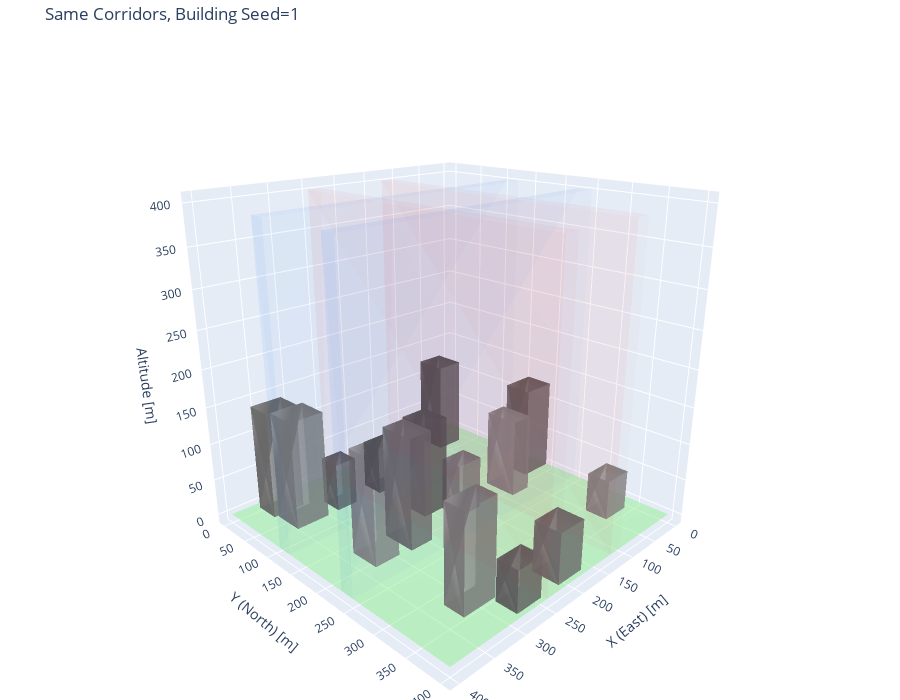
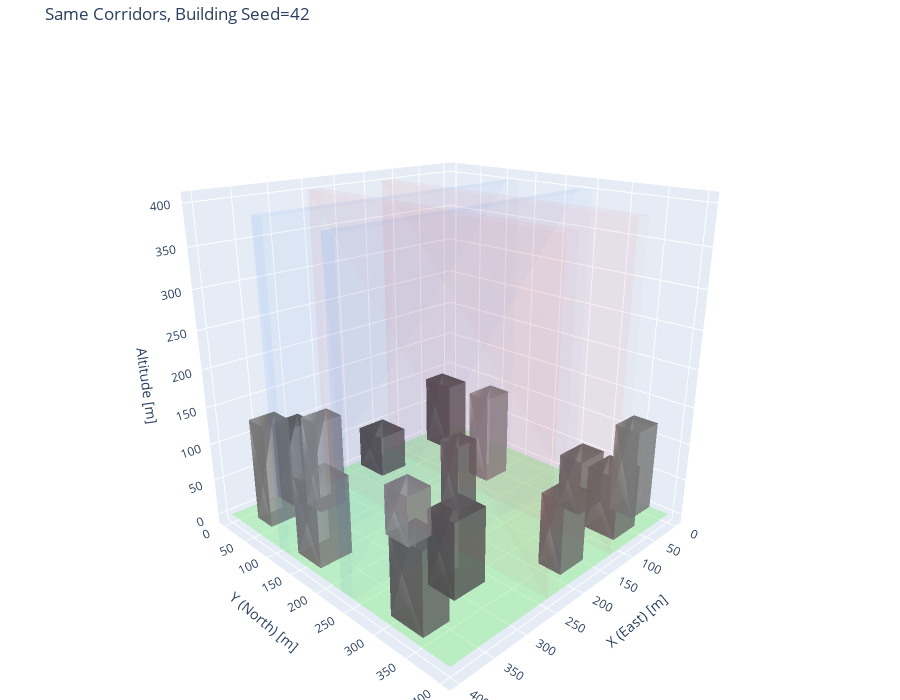
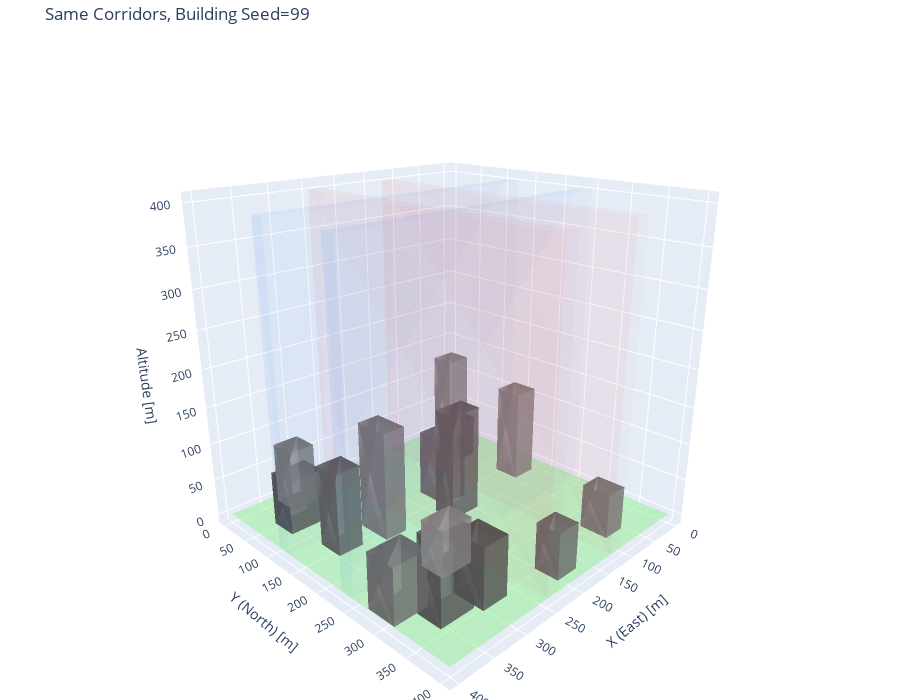

The code cell stored with these charts, in order, in its notebook:
### Markdown cell above
## Example 6: Same Corridors, Different Building Seeds

Shows how the same corridor layout can have different building arrangements.

### Code cell
# Fixed corridors
corridors = generate_corridors(num_ew=2, num_ns=2, width="20", spacing="120", seed=42)

for building_seed in [1, 42, 99]:
    buildings = generate_buildings(corridors, num_buildings=15, seed=building_seed)
    fig = visualize_urban_environment(
        corridors, buildings,
        title=f"Same Corridors, Building Seed={building_seed}"
    )
    fig.show()

### Figure 1 — Plotly figure (JSON) as saved in the notebook; plotly's stock layout.template omitted (floating-point values rounded to 4 significant figures)
{"data": [{"color": "lightgreen", "hoverinfo": "skip", "i": [0, 0], "j": [1, 2], "k": [2, 3], "name": "Ground", "opacity": 0.5, "type": "mesh3d", "x": [0, 400, 400, 0], "y": [0, 0, 400, 400], "z": [0, 0, 0, 0]}, {"color": "rgb(100, 100, 100)", "hovertemplate": "Building 0<br>Position: (53.4, 31.6)<br>Size: 39.0 x 43.0m<br>Height: 128.9m<extra></extra>", "i": [0, 0, 4, 4, 0, 1, 0, 3, 1, 2, 4, 5], "j": [1, 2, 5, 6, 1, 5, 3, 7, 2, 6, 5, 6], "k": [2, 3, 6, 7, 4, 4, 4, 4, 5, 5, 1, 2], "name": "Building 0", "opacity": 0.8, "type": "mesh3d", "x": [33.88, 72.87, 72.87, 33.88, 33.88, 72.87, 72.87, 33.88], "y": [10.12, 10.12, 53.15, 53.15, 10.12, 10.12, 53.15, 53.15], "z": [0, 0, 0, 0, 128.9, 128.9, 128.9, 128.9]}, {"color": "rgb(115, 115, 115)", "hovertemplate": "Building 1<br>Position: (24.1, 180.3)<br>Size: 46.7 x 38.7m<br>Height: 126.2m<extra></extra>", "i": [0, 0, 4, 4, 0, 1, 0, 3, 1, 2, 4, 5], "j": [1, 2, 5, 6, 1, 5, 3, 7, 2, 6, 5, 6], "k": [2, 3, 6, 7, 4, 4, 4, 4, 5, 5, 1, 2], "name": "Building 1", "opacity": 0.8, "type": "mesh3d", "x": [0.744, 47.46, 47.46, 0.744, 0.744, 47.46, 47.46, 0.744], "y": [160.9, 160.9, 199.6, 199.6, 160.9, 160.9, 199.6, 199.6], "z": [0, 0, 0, 0, 126.2, 126.2, 126.2, 126.2]}, {"color": "rgb(130, 130, 130)", "hovertemplate": "Building 2<br>Position: (342.7, 28.5)<br>Size: 44.4 x 34.6m<br>Height: 144.5m<extra></extra>", "i": [0, 0, 4, 4, 0, 1, 0, 3, 1, 2, 4, 5], "j": [1, 2, 5, 6, 1, 5, 3, 7, 2, 6, 5, 6], "k": [2, 3, 6, 7, 4, 4, 4, 4, 5, 5, 1, 2], "name": "Building 2", "opacity": 0.8, "type": "mesh3d", "x": [320.5, 365.0, 365.0, 320.5, 320.5, 365.0, 365.0, 320.5], "y": [11.18, 11.18, 45.75, 45.75, 11.18, 11.18, 45.75, 45.75], "z": [0, 0, 0, 0, 144.5, 144.5, 144.5, 144.5]}, {"color": "rgb(145, 145, 145)", "hovertemplate": "Building 3<br>Position: (177.5, 198.5)<br>Size: 38.4 x 30.6m<br>Height: 72.2m<extra></extra>", "i": [0, 0, 4, 4, 0, 1, 0, 3, 1, 2, 4, 5], "j": [1, 2, 5, 6, 1, 5, 3, 7, 2, 6, 5, 6], "k": [2, 3, 6, 7, 4, 4, 4, 4, 5, 5, 1, 2], "name": "Building 3", "opacity": 0.8, "type": "mesh3d", "x": [158.3, 196.8, 196.8, 158.3, 158.3, 196.8, 196.8, 158.3], "y": [183.2, 183.2, 213.7, 213.7, 183.2, 183.2, 213.7, 213.7], "z": [0, 0, 0, 0, 72.17, 72.17, 72.17, 72.17]}, {"color": "rgb(160, 160, 160)", "hovertemplate": "Building 4<br>Position: (326.0, 201.9)<br>Size: 36.1 x 41.8m<br>Height: 138.2m<extra></extra>", "i": [0, 0, 4, 4, 0, 1, 0, 3, 1, 2, 4, 5], "j": [1, 2, 5, 6, 1, 5, 3, 7, 2, 6, 5, 6], "k": [2, 3, 6, 7, 4, 4, 4, 4, 5, 5, 1, 2], "name": "Building 4", "opacity": 0.8, "type": "mesh3d", "x": [308.0, 344.0, 344.0, 308.0, 308.0, 344.0, 344.0, 308.0], "y": [181.0, 181.0, 222.8, 222.8, 181.0, 181.0, 222.8, 222.8], "z": [0, 0, 0, 0, 138.2, 138.2, 138.2, 138.2]}, {"color": "rgb(100, 100, 100)", "hovertemplate": "Building 5<br>Position: (207.6, 161.6)<br>Size: 38.8 x 40.2m<br>Height: 127.8m<extra></extra>", "i": [0, 0, 4, 4, 0, 1, 0, 3, 1, 2, 4, 5], "j": [1, 2, 5, 6, 1, 5, 3, 7, 2, 6, 5, 6], "k": [2, 3, 6, 7, 4, 4, 4, 4, 5, 5, 1, 2], "name": "Building 5", "opacity": 0.8, "type": "mesh3d", "x": [188.2, 227.0, 227.0, 188.2, 188.2, 227.0, 227.0, 188.2], "y": [141.5, 141.5, 181.7, 181.7, 141.5, 141.5, 181.7, 181.7], "z": [0, 0, 0, 0, 127.8, 127.8, 127.8, 127.8]}, {"color": "rgb(115, 115, 115)", "hovertemplate": "Building 6<br>Position: (273.3, 378.5)<br>Size: 39.8 x 30.6m<br>Height: 54.3m<extra></extra>", "i": [0, 0, 4, 4, 0, 1, 0, 3, 1, 2, 4, 5], "j": [1, 2, 5, 6, 1, 5, 3, 7, 2, 6, 5, 6], "k": [2, 3, 6, 7, 4, 4, 4, 4, 5, 5, 1, 2], "name": "Building 6", "opacity": 0.8, "type": "mesh3d", "x": [253.4, 293.2, 293.2, 253.4, 253.4, 293.2, 293.2, 253.4], "y": [363.2, 363.2, 393.8, 393.8, 363.2, 363.2, 393.8, 393.8], "z": [0, 0, 0, 0, 54.35, 54.35, 54.35, 54.35]}, {"color": "rgb(130, 130, 130)", "hovertemplate": "Building 7<br>Position: (200.8, 374.6)<br>Size: 41.9 x 37.9m<br>Height: 67.0m<extra></extra>", "i": [0, 0, 4, 4, 0, 1, 0, 3, 1, 2, 4, 5], "j": [1, 2, 5, 6, 1, 5, 3, 7, 2, 6, 5, 6], "k": [2, 3, 6, 7, 4, 4, 4, 4, 5, 5, 1, 2], "name": "Building 7", "opacity": 0.8, "type": "mesh3d", "x": [179.9, 221.7, 221.7, 179.9, 179.9, 221.7, 221.7, 179.9], "y": [355.6, 355.6, 393.5, 393.5, 355.6, 355.6, 393.5, 393.5], "z": [0, 0, 0, 0, 67.03, 67.03, 67.03, 67.03]}, {"color": "rgb(145, 145, 145)", "hovertemplate": "Building 8<br>Position: (312.4, 342.8)<br>Size: 49.1 x 30.1m<br>Height: 128.4m<extra></extra>", "i": [0, 0, 4, 4, 0, 1, 0, 3, 1, 2, 4, 5], "j": [1, 2, 5, 6, 1, 5, 3, 7, 2, 6, 5, 6], "k": [2, 3, 6, 7, 4, 4, 4, 4, 5, 5, 1, 2], "name": "Building 8", "opacity": 0.8, "type": "mesh3d", "x": [287.9, 337.0, 337.0, 287.9, 287.9, 337.0, 337.0, 287.9], "y": [327.8, 327.8, 357.9, 357.9, 327.8, 327.8, 357.9, 357.9], "z": [0, 0, 0, 0, 128.4, 128.4, 128.4, 128.4]}, {"color": "rgb(160, 160, 160)", "hovertemplate": "Building 9<br>Position: (89.3, 201.7)<br>Size: 31.1 x 47.4m<br>Height: 107.0m<extra></extra>", "i": [0, 0, 4, 4, 0, 1, 0, 3, 1, 2, 4, 5], "j": [1, 2, 5, 6, 1, 5, 3, 7, 2, 6, 5, 6], "k": [2, 3, 6, 7, 4, 4, 4, 4, 5, 5, 1, 2], "name": "Building 9", "opacity": 0.8, "type": "mesh3d", "x": [73.72, 104.8, 104.8, 73.72, 73.72, 104.8, 104.8, 73.72], "y": [178.0, 178.0, 225.4, 225.4, 178.0, 178.0, 225.4, 225.4], "z": [0, 0, 0, 0, 107.0, 107.0, 107.0, 107.0]}, {"color": "rgb(100, 100, 100)", "hovertemplate": "Building 10<br>Position: (209.9, 77.7)<br>Size: 36.9 x 31.4m<br>Height: 66.0m<extra></extra>", "i": [0, 0, 4, 4, 0, 1, 0, 3, 1, 2, 4, 5], "j": [1, 2, 5, 6, 1, 5, 3, 7, 2, 6, 5, 6], "k": [2, 3, 6, 7, 4, 4, 4, 4, 5, 5, 1, 2], "name": "Building 10", "opacity": 0.8, "type": "mesh3d", "x": [191.5, 228.4, 228.4, 191.5, 191.5, 228.4, 228.4, 191.5], "y": [61.98, 61.98, 93.37, 93.37, 61.98, 61.98, 93.37, 93.37], "z": [0, 0, 0, 0, 65.96, 65.96, 65.96, 65.96]}, {"color": "rgb(115, 115, 115)", "hovertemplate": "Building 11<br>Position: (280.9, 74.4)<br>Size: 30.4 x 30.4m<br>Height: 64.6m<extra></extra>", "i": [0, 0, 4, 4, 0, 1, 0, 3, 1, 2, 4, 5], "j": [1, 2, 5, 6, 1, 5, 3, 7, 2, 6, 5, 6], "k": [2, 3, 6, 7, 4, 4, 4, 4, 5, 5, 1, 2], "name": "Building 11", "opacity": 0.8, "type": "mesh3d", "x": [265.7, 296.1, 296.1, 265.7, 265.7, 296.1, 296.1, 265.7], "y": [59.23, 59.23, 89.58, 89.58, 59.23, 59.23, 89.58, 89.58], "z": [0, 0, 0, 0, 64.65, 64.65, 64.65, 64.65]}, {"color": "rgb(130, 130, 130)", "hovertemplate": "Building 12<br>Position: (274.8, 203.1)<br>Size: 33.4 x 47.4m<br>Height: 147.4m<extra></extra>", "i": [0, 0, 4, 4, 0, 1, 0, 3, 1, 2, 4, 5], "j": [1, 2, 5, 6, 1, 5, 3, 7, 2, 6, 5, 6], "k": [2, 3, 6, 7, 4, 4, 4, 4, 5, 5, 1, 2], "name": "Building 12", "opacity": 0.8, "type": "mesh3d", "x": [258.1, 291.5, 291.5, 258.1, 258.1, 291.5, 291.5, 258.1], "y": [179.5, 179.5, 226.8, 226.8, 179.5, 179.5, 226.8, 226.8], "z": [0, 0, 0, 0, 147.4, 147.4, 147.4, 147.4]}, {"color": "rgb(145, 145, 145)", "hovertemplate": "Building 13<br>Position: (336.6, 69.5)<br>Size: 47.3 x 42.1m<br>Height: 145.4m<extra></extra>", "i": [0, 0, 4, 4, 0, 1, 0, 3, 1, 2, 4, 5], "j": [1, 2, 5, 6, 1, 5, 3, 7, 2, 6, 5, 6], "k": [2, 3, 6, 7, 4, 4, 4, 4, 5, 5, 1, 2], "name": "Building 13", "opacity": 0.8, "type": "mesh3d", "x": [312.9, 360.2, 360.2, 312.9, 312.9, 360.2, 360.2, 312.9], "y": [48.44, 48.44, 90.52, 90.52, 48.44, 48.44, 90.52, 90.52], "z": [0, 0, 0, 0, 145.4, 145.4, 145.4, 145.4]}, {"color": "rgb(160, 160, 160)", "hovertemplate": "Building 14<br>Position: (46.8, 334.7)<br>Size: 41.0 x 32.1m<br>Height: 53.9m<extra></extra>", "i": [0, 0, 4, 4, 0, 1, 0, 3, 1, 2, 4, 5], "j": [1, 2, 5, 6, 1, 5, 3, 7, 2, 6, 5, 6], "k": [2, 3, 6, 7, 4, 4, 4, 4, 5, 5, 1, 2], "name": "Building 14", "opacity": 0.8, "type": "mesh3d", "x": [26.27, 67.3, 67.3, 26.27, 26.27, 67.3, 67.3, 26.27], "y": [318.7, 318.7, 350.8, 350.8, 318.7, 318.7, 350.8, 350.8], "z": [0, 0, 0, 0, 53.91, 53.91, 53.91, 53.91]}, {"color": "rgba(0, 100, 255, 0.15)", "hovertemplate": "Corridor 0<br>Direction: EW<br>Center: 120.0m<br>Width: 20.0m<extra></extra>", "i": [0, 0, 4, 4, 0, 1, 0, 3, 1, 2, 4, 5], "j": [1, 2, 5, 6, 1, 5, 3, 7, 2, 6, 5, 6], "k": [2, 3, 6, 7, 4, 4, 4, 4, 5, 5, 1, 2], "name": "EW corridor 0", "opacity": 0.15, "type": "mesh3d", "x": [0, 400, 400, 0, 0, 400, 400, 0], "y": [110, 110, 130, 130, 110, 110, 130, 130], "z": [0, 0, 0, 0, 400, 400, 400, 400]}, {"color": "rgba(0, 100, 255, 0.15)", "hovertemplate": "Corridor 1<br>Direction: EW<br>Center: 240.0m<br>Width: 20.0m<extra></extra>", "i": [0, 0, 4, 4, 0, 1, 0, 3, 1, 2, 4, 5], "j": [1, 2, 5, 6, 1, 5, 3, 7, 2, 6, 5, 6], "k": [2, 3, 6, 7, 4, 4, 4, 4, 5, 5, 1, 2], "name": "EW corridor 1", "opacity": 0.15, "type": "mesh3d", "x": [0, 400, 400, 0, 0, 400, 400, 0], "y": [230, 230, 250, 250, 230, 230, 250, 250], "z": [0, 0, 0, 0, 400, 400, 400, 400]}, {"color": "rgba(255, 50, 50, 0.15)", "hovertemplate": "Corridor 2<br>Direction: NS<br>Center: 120.0m<br>Width: 20.0m<extra></extra>", "i": [0, 0, 4, 4, 0, 1, 0, 3, 1, 2, 4, 5], "j": [1, 2, 5, 6, 1, 5, 3, 7, 2, 6, 5, 6], "k": [2, 3, 6, 7, 4, 4, 4, 4, 5, 5, 1, 2], "name": "NS corridor 2", "opacity": 0.15, "type": "mesh3d", "x": [110, 130, 130, 110, 110, 130, 130, 110], "y": [0, 0, 400, 400, 0, 0, 400, 400], "z": [0, 0, 0, 0, 400, 400, 400, 400]}, {"color": "rgba(255, 50, 50, 0.15)", "hovertemplate": "Corridor 3<br>Direction: NS<br>Center: 240.0m<br>Width: 20.0m<extra></extra>", "i": [0, 0, 4, 4, 0, 1, 0, 3, 1, 2, 4, 5], "j": [1, 2, 5, 6, 1, 5, 3, 7, 2, 6, 5, 6], "k": [2, 3, 6, 7, 4, 4, 4, 4, 5, 5, 1, 2], "name": "NS corridor 3", "opacity": 0.15, "type": "mesh3d", "x": [230, 250, 250, 230, 230, 250, 250, 230], "y": [0, 0, 400, 400, 0, 0, 400, 400], "z": [0, 0, 0, 0, 400, 400, 400, 400]}], "layout": {"height": 700, "margin": {"b": 0, "l": 0, "r": 0, "t": 40}, "scene": {"aspectmode": "data", "camera": {"eye": {"x": 1.5, "y": 1.5, "z": 0.8}}, "xaxis": {"title": {"text": "X (East) [m]"}}, "yaxis": {"title": {"text": "Y (North) [m]"}}, "zaxis": {"title": {"text": "Altitude [m]"}}}, "title": {"text": "Same Corridors, Building Seed=1"}}}

### Figure 2 — Plotly figure (JSON) as saved in the notebook; plotly's stock layout.template omitted (floating-point values rounded to 4 significant figures)
{"data": [{"color": "lightgreen", "hoverinfo": "skip", "i": [0, 0], "j": [1, 2], "k": [2, 3], "name": "Ground", "opacity": 0.5, "type": "mesh3d", "x": [0, 400, 400, 0], "y": [0, 0, 400, 400], "z": [0, 0, 0, 0]}, {"color": "rgb(100, 100, 100)", "hovertemplate": "Building 0<br>Position: (172.2, 34.4)<br>Size: 43.5 x 47.8m<br>Height: 58.7m<extra></extra>", "i": [0, 0, 4, 4, 0, 1, 0, 3, 1, 2, 4, 5], "j": [1, 2, 5, 6, 1, 5, 3, 7, 2, 6, 5, 6], "k": [2, 3, 6, 7, 4, 4, 4, 4, 5, 5, 1, 2], "name": "Building 0", "opacity": 0.8, "type": "mesh3d", "x": [150.4, 193.9, 193.9, 150.4, 150.4, 193.9, 193.9, 150.4], "y": [10.49, 10.49, 58.34, 58.34, 10.49, 10.49, 58.34, 58.34], "z": [0, 0, 0, 0, 58.69, 58.69, 58.69, 58.69]}, {"color": "rgb(115, 115, 115)", "hovertemplate": "Building 1<br>Position: (311.1, 19.6)<br>Size: 40.9 x 34.4m<br>Height: 108.9m<extra></extra>", "i": [0, 0, 4, 4, 0, 1, 0, 3, 1, 2, 4, 5], "j": [1, 2, 5, 6, 1, 5, 3, 7, 2, 6, 5, 6], "k": [2, 3, 6, 7, 4, 4, 4, 4, 5, 5, 1, 2], "name": "Building 1", "opacity": 0.8, "type": "mesh3d", "x": [290.7, 331.6, 331.6, 290.7, 290.7, 331.6, 331.6, 290.7], "y": [2.376, 2.376, 36.78, 36.78, 2.376, 2.376, 36.78, 36.78], "z": [0, 0, 0, 0, 108.9, 108.9, 108.9, 108.9]}, {"color": "rgb(130, 130, 130)", "hovertemplate": "Building 2<br>Position: (78.1, 362.8)<br>Size: 46.1 x 44.0m<br>Height: 84.0m<extra></extra>", "i": [0, 0, 4, 4, 0, 1, 0, 3, 1, 2, 4, 5], "j": [1, 2, 5, 6, 1, 5, 3, 7, 2, 6, 5, 6], "k": [2, 3, 6, 7, 4, 4, 4, 4, 5, 5, 1, 2], "name": "Building 2", "opacity": 0.8, "type": "mesh3d", "x": [55.02, 101.1, 101.1, 55.02, 55.02, 101.1, 101.1, 55.02], "y": [340.8, 340.8, 384.8, 384.8, 340.8, 340.8, 384.8, 384.8], "z": [0, 0, 0, 0, 84.03, 84.03, 84.03, 84.03]}, {"color": "rgb(145, 145, 145)", "hovertemplate": "Building 3<br>Position: (367.4, 156.8)<br>Size: 46.1 x 44.6m<br>Height: 103.6m<extra></extra>", "i": [0, 0, 4, 4, 0, 1, 0, 3, 1, 2, 4, 5], "j": [1, 2, 5, 6, 1, 5, 3, 7, 2, 6, 5, 6], "k": [2, 3, 6, 7, 4, 4, 4, 4, 5, 5, 1, 2], "name": "Building 3", "opacity": 0.8, "type": "mesh3d", "x": [344.3, 390.5, 390.5, 344.3, 344.3, 390.5, 390.5, 344.3], "y": [134.5, 134.5, 179.1, 179.1, 134.5, 134.5, 179.1, 179.1], "z": [0, 0, 0, 0, 103.6, 103.6, 103.6, 103.6]}, {"color": "rgb(160, 160, 160)", "hovertemplate": "Building 4<br>Position: (79.6, 155.8)<br>Size: 42.2 x 33.4m<br>Height: 122.9m<extra></extra>", "i": [0, 0, 4, 4, 0, 1, 0, 3, 1, 2, 4, 5], "j": [1, 2, 5, 6, 1, 5, 3, 7, 2, 6, 5, 6], "k": [2, 3, 6, 7, 4, 4, 4, 4, 5, 5, 1, 2], "name": "Building 4", "opacity": 0.8, "type": "mesh3d", "x": [58.47, 100.7, 100.7, 58.47, 58.47, 100.7, 100.7, 58.47], "y": [139.1, 139.1, 172.5, 172.5, 139.1, 139.1, 172.5, 172.5], "z": [0, 0, 0, 0, 122.9, 122.9, 122.9, 122.9]}, {"color": "rgb(100, 100, 100)", "hovertemplate": "Building 5<br>Position: (50.4, 41.5)<br>Size: 34.4 x 50.0m<br>Height: 101.0m<extra></extra>", "i": [0, 0, 4, 4, 0, 1, 0, 3, 1, 2, 4, 5], "j": [1, 2, 5, 6, 1, 5, 3, 7, 2, 6, 5, 6], "k": [2, 3, 6, 7, 4, 4, 4, 4, 5, 5, 1, 2], "name": "Building 5", "opacity": 0.8, "type": "mesh3d", "x": [33.24, 67.62, 67.62, 33.24, 33.24, 67.62, 67.62, 33.24], "y": [16.49, 16.49, 66.44, 66.44, 16.49, 16.49, 66.44, 66.44], "z": [0, 0, 0, 0, 101.0, 101.0, 101.0, 101.0]}, {"color": "rgb(115, 115, 115)", "hovertemplate": "Building 6<br>Position: (370.7, 326.3)<br>Size: 37.6 x 49.9m<br>Height: 102.9m<extra></extra>", "i": [0, 0, 4, 4, 0, 1, 0, 3, 1, 2, 4, 5], "j": [1, 2, 5, 6, 1, 5, 3, 7, 2, 6, 5, 6], "k": [2, 3, 6, 7, 4, 4, 4, 4, 5, 5, 1, 2], "name": "Building 6", "opacity": 0.8, "type": "mesh3d", "x": [351.9, 389.5, 389.5, 351.9, 351.9, 389.5, 389.5, 351.9], "y": [301.3, 301.3, 351.3, 351.3, 301.3, 301.3, 351.3, 351.3], "z": [0, 0, 0, 0, 102.9, 102.9, 102.9, 102.9]}, {"color": "rgb(130, 130, 130)", "hovertemplate": "Building 7<br>Position: (183.5, 366.9)<br>Size: 42.8 x 32.2m<br>Height: 93.5m<extra></extra>", "i": [0, 0, 4, 4, 0, 1, 0, 3, 1, 2, 4, 5], "j": [1, 2, 5, 6, 1, 5, 3, 7, 2, 6, 5, 6], "k": [2, 3, 6, 7, 4, 4, 4, 4, 5, 5, 1, 2], "name": "Building 7", "opacity": 0.8, "type": "mesh3d", "x": [162.1, 204.9, 204.9, 162.1, 162.1, 204.9, 204.9, 162.1], "y": [350.8, 350.8, 383.0, 383.0, 350.8, 350.8, 383.0, 383.0], "z": [0, 0, 0, 0, 93.48, 93.48, 93.48, 93.48]}, {"color": "rgb(145, 145, 145)", "hovertemplate": "Building 8<br>Position: (362.6, 47.2)<br>Size: 36.2 x 31.2m<br>Height: 137.8m<extra></extra>", "i": [0, 0, 4, 4, 0, 1, 0, 3, 1, 2, 4, 5], "j": [1, 2, 5, 6, 1, 5, 3, 7, 2, 6, 5, 6], "k": [2, 3, 6, 7, 4, 4, 4, 4, 5, 5, 1, 2], "name": "Building 8", "opacity": 0.8, "type": "mesh3d", "x": [344.5, 380.7, 380.7, 344.5, 344.5, 380.7, 380.7, 344.5], "y": [31.59, 31.59, 62.75, 62.75, 31.59, 31.59, 62.75, 62.75], "z": [0, 0, 0, 0, 137.8, 137.8, 137.8, 137.8]}, {"color": "rgb(160, 160, 160)", "hovertemplate": "Building 9<br>Position: (295.8, 63.0)<br>Size: 39.7 x 31.4m<br>Height: 126.1m<extra></extra>", "i": [0, 0, 4, 4, 0, 1, 0, 3, 1, 2, 4, 5], "j": [1, 2, 5, 6, 1, 5, 3, 7, 2, 6, 5, 6], "k": [2, 3, 6, 7, 4, 4, 4, 4, 5, 5, 1, 2], "name": "Building 9", "opacity": 0.8, "type": "mesh3d", "x": [275.9, 315.6, 315.6, 275.9, 275.9, 315.6, 315.6, 275.9], "y": [47.33, 47.33, 78.71, 78.71, 47.33, 47.33, 78.71, 78.71], "z": [0, 0, 0, 0, 126.1, 126.1, 126.1, 126.1]}, {"color": "rgb(100, 100, 100)", "hovertemplate": "Building 10<br>Position: (300.0, 310.3)<br>Size: 48.7 x 41.4m<br>Height: 97.3m<extra></extra>", "i": [0, 0, 4, 4, 0, 1, 0, 3, 1, 2, 4, 5], "j": [1, 2, 5, 6, 1, 5, 3, 7, 2, 6, 5, 6], "k": [2, 3, 6, 7, 4, 4, 4, 4, 5, 5, 1, 2], "name": "Building 10", "opacity": 0.8, "type": "mesh3d", "x": [275.6, 324.3, 324.3, 275.6, 275.6, 324.3, 324.3, 275.6], "y": [289.6, 289.6, 331.0, 331.0, 289.6, 289.6, 331.0, 331.0], "z": [0, 0, 0, 0, 97.27, 97.27, 97.27, 97.27]}, {"color": "rgb(115, 115, 115)", "hovertemplate": "Building 11<br>Position: (172.0, 187.9)<br>Size: 33.8 x 31.9m<br>Height: 93.1m<extra></extra>", "i": [0, 0, 4, 4, 0, 1, 0, 3, 1, 2, 4, 5], "j": [1, 2, 5, 6, 1, 5, 3, 7, 2, 6, 5, 6], "k": [2, 3, 6, 7, 4, 4, 4, 4, 5, 5, 1, 2], "name": "Building 11", "opacity": 0.8, "type": "mesh3d", "x": [155.1, 188.9, 188.9, 155.1, 155.1, 188.9, 188.9, 155.1], "y": [171.9, 171.9, 203.8, 203.8, 171.9, 171.9, 203.8, 203.8], "z": [0, 0, 0, 0, 93.11, 93.11, 93.11, 93.11]}, {"color": "rgb(130, 130, 130)", "hovertemplate": "Building 12<br>Position: (60.2, 302.5)<br>Size: 48.0 x 34.2m<br>Height: 75.0m<extra></extra>", "i": [0, 0, 4, 4, 0, 1, 0, 3, 1, 2, 4, 5], "j": [1, 2, 5, 6, 1, 5, 3, 7, 2, 6, 5, 6], "k": [2, 3, 6, 7, 4, 4, 4, 4, 5, 5, 1, 2], "name": "Building 12", "opacity": 0.8, "type": "mesh3d", "x": [36.19, 84.16, 84.16, 36.19, 36.19, 84.16, 84.16, 36.19], "y": [285.4, 285.4, 319.6, 319.6, 285.4, 285.4, 319.6, 319.6], "z": [0, 0, 0, 0, 74.95, 74.95, 74.95, 74.95]}, {"color": "rgb(145, 145, 145)", "hovertemplate": "Building 13<br>Position: (21.4, 355.3)<br>Size: 41.5 x 35.1m<br>Height: 120.9m<extra></extra>", "i": [0, 0, 4, 4, 0, 1, 0, 3, 1, 2, 4, 5], "j": [1, 2, 5, 6, 1, 5, 3, 7, 2, 6, 5, 6], "k": [2, 3, 6, 7, 4, 4, 4, 4, 5, 5, 1, 2], "name": "Building 13", "opacity": 0.8, "type": "mesh3d", "x": [0.6063, 42.14, 42.14, 0.6063, 0.6063, 42.14, 42.14, 0.6063], "y": [337.7, 337.7, 372.8, 372.8, 337.7, 337.7, 372.8, 372.8], "z": [0, 0, 0, 0, 120.9, 120.9, 120.9, 120.9]}, {"color": "rgb(160, 160, 160)", "hovertemplate": "Building 14<br>Position: (271.0, 198.0)<br>Size: 38.3 x 42.6m<br>Height: 69.4m<extra></extra>", "i": [0, 0, 4, 4, 0, 1, 0, 3, 1, 2, 4, 5], "j": [1, 2, 5, 6, 1, 5, 3, 7, 2, 6, 5, 6], "k": [2, 3, 6, 7, 4, 4, 4, 4, 5, 5, 1, 2], "name": "Building 14", "opacity": 0.8, "type": "mesh3d", "x": [251.9, 290.2, 290.2, 251.9, 251.9, 290.2, 290.2, 251.9], "y": [176.7, 176.7, 219.3, 219.3, 176.7, 176.7, 219.3, 219.3], "z": [0, 0, 0, 0, 69.44, 69.44, 69.44, 69.44]}, {"color": "rgba(0, 100, 255, 0.15)", "hovertemplate": "Corridor 0<br>Direction: EW<br>Center: 120.0m<br>Width: 20.0m<extra></extra>", "i": [0, 0, 4, 4, 0, 1, 0, 3, 1, 2, 4, 5], "j": [1, 2, 5, 6, 1, 5, 3, 7, 2, 6, 5, 6], "k": [2, 3, 6, 7, 4, 4, 4, 4, 5, 5, 1, 2], "name": "EW corridor 0", "opacity": 0.15, "type": "mesh3d", "x": [0, 400, 400, 0, 0, 400, 400, 0], "y": [110, 110, 130, 130, 110, 110, 130, 130], "z": [0, 0, 0, 0, 400, 400, 400, 400]}, {"color": "rgba(0, 100, 255, 0.15)", "hovertemplate": "Corridor 1<br>Direction: EW<br>Center: 240.0m<br>Width: 20.0m<extra></extra>", "i": [0, 0, 4, 4, 0, 1, 0, 3, 1, 2, 4, 5], "j": [1, 2, 5, 6, 1, 5, 3, 7, 2, 6, 5, 6], "k": [2, 3, 6, 7, 4, 4, 4, 4, 5, 5, 1, 2], "name": "EW corridor 1", "opacity": 0.15, "type": "mesh3d", "x": [0, 400, 400, 0, 0, 400, 400, 0], "y": [230, 230, 250, 250, 230, 230, 250, 250], "z": [0, 0, 0, 0, 400, 400, 400, 400]}, {"color": "rgba(255, 50, 50, 0.15)", "hovertemplate": "Corridor 2<br>Direction: NS<br>Center: 120.0m<br>Width: 20.0m<extra></extra>", "i": [0, 0, 4, 4, 0, 1, 0, 3, 1, 2, 4, 5], "j": [1, 2, 5, 6, 1, 5, 3, 7, 2, 6, 5, 6], "k": [2, 3, 6, 7, 4, 4, 4, 4, 5, 5, 1, 2], "name": "NS corridor 2", "opacity": 0.15, "type": "mesh3d", "x": [110, 130, 130, 110, 110, 130, 130, 110], "y": [0, 0, 400, 400, 0, 0, 400, 400], "z": [0, 0, 0, 0, 400, 400, 400, 400]}, {"color": "rgba(255, 50, 50, 0.15)", "hovertemplate": "Corridor 3<br>Direction: NS<br>Center: 240.0m<br>Width: 20.0m<extra></extra>", "i": [0, 0, 4, 4, 0, 1, 0, 3, 1, 2, 4, 5], "j": [1, 2, 5, 6, 1, 5, 3, 7, 2, 6, 5, 6], "k": [2, 3, 6, 7, 4, 4, 4, 4, 5, 5, 1, 2], "name": "NS corridor 3", "opacity": 0.15, "type": "mesh3d", "x": [230, 250, 250, 230, 230, 250, 250, 230], "y": [0, 0, 400, 400, 0, 0, 400, 400], "z": [0, 0, 0, 0, 400, 400, 400, 400]}], "layout": {"height": 700, "margin": {"b": 0, "l": 0, "r": 0, "t": 40}, "scene": {"aspectmode": "data", "camera": {"eye": {"x": 1.5, "y": 1.5, "z": 0.8}}, "xaxis": {"title": {"text": "X (East) [m]"}}, "yaxis": {"title": {"text": "Y (North) [m]"}}, "zaxis": {"title": {"text": "Altitude [m]"}}}, "title": {"text": "Same Corridors, Building Seed=42"}}}

### Figure 3 — Plotly figure (JSON) as saved in the notebook; plotly's stock layout.template omitted (floating-point values rounded to 4 significant figures)
{"data": [{"color": "lightgreen", "hoverinfo": "skip", "i": [0, 0], "j": [1, 2], "k": [2, 3], "name": "Ground", "opacity": 0.5, "type": "mesh3d", "x": [0, 400, 400, 0], "y": [0, 0, 400, 400], "z": [0, 0, 0, 0]}, {"color": "rgb(100, 100, 100)", "hovertemplate": "Building 0<br>Position: (347.5, 76.9)<br>Size: 49.5 x 37.2m<br>Height: 71.6m<extra></extra>", "i": [0, 0, 4, 4, 0, 1, 0, 3, 1, 2, 4, 5], "j": [1, 2, 5, 6, 1, 5, 3, 7, 2, 6, 5, 6], "k": [2, 3, 6, 7, 4, 4, 4, 4, 5, 5, 1, 2], "name": "Building 0", "opacity": 0.8, "type": "mesh3d", "x": [322.7, 372.2, 372.2, 322.7, 322.7, 372.2, 372.2, 322.7], "y": [58.35, 58.35, 95.5, 95.5, 58.35, 58.35, 95.5, 95.5], "z": [0, 0, 0, 0, 71.58, 71.58, 71.58, 71.58]}, {"color": "rgb(115, 115, 115)", "hovertemplate": "Building 1<br>Position: (72.5, 82.1)<br>Size: 42.2 x 38.2m<br>Height: 59.6m<extra></extra>", "i": [0, 0, 4, 4, 0, 1, 0, 3, 1, 2, 4, 5], "j": [1, 2, 5, 6, 1, 5, 3, 7, 2, 6, 5, 6], "k": [2, 3, 6, 7, 4, 4, 4, 4, 5, 5, 1, 2], "name": "Building 1", "opacity": 0.8, "type": "mesh3d", "x": [51.41, 93.57, 93.57, 51.41, 51.41, 93.57, 93.57, 51.41], "y": [63.01, 63.01, 101.2, 101.2, 63.01, 63.01, 101.2, 101.2], "z": [0, 0, 0, 0, 59.65, 59.65, 59.65, 59.65]}, {"color": "rgb(130, 130, 130)", "hovertemplate": "Building 2<br>Position: (168.9, 154.4)<br>Size: 38.0 x 46.4m<br>Height: 89.9m<extra></extra>", "i": [0, 0, 4, 4, 0, 1, 0, 3, 1, 2, 4, 5], "j": [1, 2, 5, 6, 1, 5, 3, 7, 2, 6, 5, 6], "k": [2, 3, 6, 7, 4, 4, 4, 4, 5, 5, 1, 2], "name": "Building 2", "opacity": 0.8, "type": "mesh3d", "x": [149.9, 187.9, 187.9, 149.9, 149.9, 187.9, 187.9, 149.9], "y": [131.2, 131.2, 177.6, 177.6, 131.2, 131.2, 177.6, 177.6], "z": [0, 0, 0, 0, 89.94, 89.94, 89.94, 89.94]}, {"color": "rgb(145, 145, 145)", "hovertemplate": "Building 3<br>Position: (281.6, 164.3)<br>Size: 31.9 x 47.6m<br>Height: 142.3m<extra></extra>", "i": [0, 0, 4, 4, 0, 1, 0, 3, 1, 2, 4, 5], "j": [1, 2, 5, 6, 1, 5, 3, 7, 2, 6, 5, 6], "k": [2, 3, 6, 7, 4, 4, 4, 4, 5, 5, 1, 2], "name": "Building 3", "opacity": 0.8, "type": "mesh3d", "x": [265.7, 297.5, 297.5, 265.7, 265.7, 297.5, 297.5, 265.7], "y": [140.5, 140.5, 188.1, 188.1, 140.5, 140.5, 188.1, 188.1], "z": [0, 0, 0, 0, 142.3, 142.3, 142.3, 142.3]}, {"color": "rgb(160, 160, 160)", "hovertemplate": "Building 4<br>Position: (46.7, 177.4)<br>Size: 35.0 x 35.9m<br>Height: 125.2m<extra></extra>", "i": [0, 0, 4, 4, 0, 1, 0, 3, 1, 2, 4, 5], "j": [1, 2, 5, 6, 1, 5, 3, 7, 2, 6, 5, 6], "k": [2, 3, 6, 7, 4, 4, 4, 4, 5, 5, 1, 2], "name": "Building 4", "opacity": 0.8, "type": "mesh3d", "x": [29.25, 64.24, 64.24, 29.25, 29.25, 64.24, 64.24, 29.25], "y": [159.4, 159.4, 195.3, 195.3, 159.4, 159.4, 195.3, 195.3], "z": [0, 0, 0, 0, 125.2, 125.2, 125.2, 125.2]}, {"color": "rgb(100, 100, 100)", "hovertemplate": "Building 5<br>Position: (342.8, 336.7)<br>Size: 49.3 x 35.1m<br>Height: 100.3m<extra></extra>", "i": [0, 0, 4, 4, 0, 1, 0, 3, 1, 2, 4, 5], "j": [1, 2, 5, 6, 1, 5, 3, 7, 2, 6, 5, 6], "k": [2, 3, 6, 7, 4, 4, 4, 4, 5, 5, 1, 2], "name": "Building 5", "opacity": 0.8, "type": "mesh3d", "x": [318.2, 367.5, 367.5, 318.2, 318.2, 367.5, 367.5, 318.2], "y": [319.1, 319.1, 354.2, 354.2, 319.1, 319.1, 354.2, 354.2], "z": [0, 0, 0, 0, 100.3, 100.3, 100.3, 100.3]}, {"color": "rgb(115, 115, 115)", "hovertemplate": "Building 6<br>Position: (342.3, 157.2)<br>Size: 35.0 x 35.5m<br>Height: 107.3m<extra></extra>", "i": [0, 0, 4, 4, 0, 1, 0, 3, 1, 2, 4, 5], "j": [1, 2, 5, 6, 1, 5, 3, 7, 2, 6, 5, 6], "k": [2, 3, 6, 7, 4, 4, 4, 4, 5, 5, 1, 2], "name": "Building 6", "opacity": 0.8, "type": "mesh3d", "x": [324.8, 359.8, 359.8, 324.8, 324.8, 359.8, 359.8, 324.8], "y": [139.5, 139.5, 175.0, 175.0, 139.5, 139.5, 175.0, 175.0], "z": [0, 0, 0, 0, 107.3, 107.3, 107.3, 107.3]}, {"color": "rgb(130, 130, 130)", "hovertemplate": "Building 7<br>Position: (198.7, 371.0)<br>Size: 33.8 x 33.6m<br>Height: 61.1m<extra></extra>", "i": [0, 0, 4, 4, 0, 1, 0, 3, 1, 2, 4, 5], "j": [1, 2, 5, 6, 1, 5, 3, 7, 2, 6, 5, 6], "k": [2, 3, 6, 7, 4, 4, 4, 4, 5, 5, 1, 2], "name": "Building 7", "opacity": 0.8, "type": "mesh3d", "x": [181.9, 215.6, 215.6, 181.9, 181.9, 215.6, 215.6, 181.9], "y": [354.2, 354.2, 387.8, 387.8, 354.2, 354.2, 387.8, 387.8], "z": [0, 0, 0, 0, 61.11, 61.11, 61.11, 61.11]}, {"color": "rgb(145, 145, 145)", "hovertemplate": "Building 8<br>Position: (319.7, 30.9)<br>Size: 36.3 x 36.7m<br>Height: 82.7m<extra></extra>", "i": [0, 0, 4, 4, 0, 1, 0, 3, 1, 2, 4, 5], "j": [1, 2, 5, 6, 1, 5, 3, 7, 2, 6, 5, 6], "k": [2, 3, 6, 7, 4, 4, 4, 4, 5, 5, 1, 2], "name": "Building 8", "opacity": 0.8, "type": "mesh3d", "x": [301.5, 337.8, 337.8, 301.5, 301.5, 337.8, 337.8, 301.5], "y": [12.56, 12.56, 49.25, 49.25, 12.56, 12.56, 49.25, 49.25], "z": [0, 0, 0, 0, 82.7, 82.7, 82.7, 82.7]}, {"color": "rgb(160, 160, 160)", "hovertemplate": "Building 9<br>Position: (29.1, 30.9)<br>Size: 36.7 x 33.8m<br>Height: 129.3m<extra></extra>", "i": [0, 0, 4, 4, 0, 1, 0, 3, 1, 2, 4, 5], "j": [1, 2, 5, 6, 1, 5, 3, 7, 2, 6, 5, 6], "k": [2, 3, 6, 7, 4, 4, 4, 4, 5, 5, 1, 2], "name": "Building 9", "opacity": 0.8, "type": "mesh3d", "x": [10.75, 47.44, 47.44, 10.75, 10.75, 47.44, 47.44, 10.75], "y": [14.0, 14.0, 47.79, 47.79, 14.0, 14.0, 47.79, 47.79], "z": [0, 0, 0, 0, 129.3, 129.3, 129.3, 129.3]}, {"color": "rgb(100, 100, 100)", "hovertemplate": "Building 10<br>Position: (295.9, 342.8)<br>Size: 37.7 x 44.8m<br>Height: 78.2m<extra></extra>", "i": [0, 0, 4, 4, 0, 1, 0, 3, 1, 2, 4, 5], "j": [1, 2, 5, 6, 1, 5, 3, 7, 2, 6, 5, 6], "k": [2, 3, 6, 7, 4, 4, 4, 4, 5, 5, 1, 2], "name": "Building 10", "opacity": 0.8, "type": "mesh3d", "x": [277.0, 314.7, 314.7, 277.0, 277.0, 314.7, 314.7, 277.0], "y": [320.5, 320.5, 365.2, 365.2, 320.5, 320.5, 365.2, 365.2], "z": [0, 0, 0, 0, 78.23, 78.23, 78.23, 78.23]}, {"color": "rgb(115, 115, 115)", "hovertemplate": "Building 11<br>Position: (183.6, 196.3)<br>Size: 45.5 x 31.4m<br>Height: 142.5m<extra></extra>", "i": [0, 0, 4, 4, 0, 1, 0, 3, 1, 2, 4, 5], "j": [1, 2, 5, 6, 1, 5, 3, 7, 2, 6, 5, 6], "k": [2, 3, 6, 7, 4, 4, 4, 4, 5, 5, 1, 2], "name": "Building 11", "opacity": 0.8, "type": "mesh3d", "x": [160.9, 206.4, 206.4, 160.9, 160.9, 206.4, 206.4, 160.9], "y": [180.7, 180.7, 212.0, 212.0, 180.7, 180.7, 212.0, 212.0], "z": [0, 0, 0, 0, 142.5, 142.5, 142.5, 142.5]}, {"color": "rgb(130, 130, 130)", "hovertemplate": "Building 12<br>Position: (375.0, 296.5)<br>Size: 47.8 x 42.0m<br>Height: 71.8m<extra></extra>", "i": [0, 0, 4, 4, 0, 1, 0, 3, 1, 2, 4, 5], "j": [1, 2, 5, 6, 1, 5, 3, 7, 2, 6, 5, 6], "k": [2, 3, 6, 7, 4, 4, 4, 4, 5, 5, 1, 2], "name": "Building 12", "opacity": 0.8, "type": "mesh3d", "x": [351.1, 398.9, 398.9, 351.1, 351.1, 398.9, 398.9, 351.1], "y": [275.6, 275.6, 317.5, 317.5, 275.6, 275.6, 317.5, 317.5], "z": [0, 0, 0, 0, 71.75, 71.75, 71.75, 71.75]}, {"color": "rgb(145, 145, 145)", "hovertemplate": "Building 13<br>Position: (87.7, 356.3)<br>Size: 31.8 x 39.2m<br>Height: 58.4m<extra></extra>", "i": [0, 0, 4, 4, 0, 1, 0, 3, 1, 2, 4, 5], "j": [1, 2, 5, 6, 1, 5, 3, 7, 2, 6, 5, 6], "k": [2, 3, 6, 7, 4, 4, 4, 4, 5, 5, 1, 2], "name": "Building 13", "opacity": 0.8, "type": "mesh3d", "x": [71.84, 103.6, 103.6, 71.84, 71.84, 103.6, 103.6, 71.84], "y": [336.7, 336.7, 375.9, 375.9, 336.7, 336.7, 375.9, 375.9], "z": [0, 0, 0, 0, 58.37, 58.37, 58.37, 58.37]}, {"color": "rgb(160, 160, 160)", "hovertemplate": "Building 14<br>Position: (282.0, 275.7)<br>Size: 45.5 x 36.0m<br>Height: 61.5m<extra></extra>", "i": [0, 0, 4, 4, 0, 1, 0, 3, 1, 2, 4, 5], "j": [1, 2, 5, 6, 1, 5, 3, 7, 2, 6, 5, 6], "k": [2, 3, 6, 7, 4, 4, 4, 4, 5, 5, 1, 2], "name": "Building 14", "opacity": 0.8, "type": "mesh3d", "x": [259.3, 304.8, 304.8, 259.3, 259.3, 304.8, 304.8, 259.3], "y": [257.8, 257.8, 293.7, 293.7, 257.8, 257.8, 293.7, 293.7], "z": [0, 0, 0, 0, 61.45, 61.45, 61.45, 61.45]}, {"color": "rgba(0, 100, 255, 0.15)", "hovertemplate": "Corridor 0<br>Direction: EW<br>Center: 120.0m<br>Width: 20.0m<extra></extra>", "i": [0, 0, 4, 4, 0, 1, 0, 3, 1, 2, 4, 5], "j": [1, 2, 5, 6, 1, 5, 3, 7, 2, 6, 5, 6], "k": [2, 3, 6, 7, 4, 4, 4, 4, 5, 5, 1, 2], "name": "EW corridor 0", "opacity": 0.15, "type": "mesh3d", "x": [0, 400, 400, 0, 0, 400, 400, 0], "y": [110, 110, 130, 130, 110, 110, 130, 130], "z": [0, 0, 0, 0, 400, 400, 400, 400]}, {"color": "rgba(0, 100, 255, 0.15)", "hovertemplate": "Corridor 1<br>Direction: EW<br>Center: 240.0m<br>Width: 20.0m<extra></extra>", "i": [0, 0, 4, 4, 0, 1, 0, 3, 1, 2, 4, 5], "j": [1, 2, 5, 6, 1, 5, 3, 7, 2, 6, 5, 6], "k": [2, 3, 6, 7, 4, 4, 4, 4, 5, 5, 1, 2], "name": "EW corridor 1", "opacity": 0.15, "type": "mesh3d", "x": [0, 400, 400, 0, 0, 400, 400, 0], "y": [230, 230, 250, 250, 230, 230, 250, 250], "z": [0, 0, 0, 0, 400, 400, 400, 400]}, {"color": "rgba(255, 50, 50, 0.15)", "hovertemplate": "Corridor 2<br>Direction: NS<br>Center: 120.0m<br>Width: 20.0m<extra></extra>", "i": [0, 0, 4, 4, 0, 1, 0, 3, 1, 2, 4, 5], "j": [1, 2, 5, 6, 1, 5, 3, 7, 2, 6, 5, 6], "k": [2, 3, 6, 7, 4, 4, 4, 4, 5, 5, 1, 2], "name": "NS corridor 2", "opacity": 0.15, "type": "mesh3d", "x": [110, 130, 130, 110, 110, 130, 130, 110], "y": [0, 0, 400, 400, 0, 0, 400, 400], "z": [0, 0, 0, 0, 400, 400, 400, 400]}, {"color": "rgba(255, 50, 50, 0.15)", "hovertemplate": "Corridor 3<br>Direction: NS<br>Center: 240.0m<br>Width: 20.0m<extra></extra>", "i": [0, 0, 4, 4, 0, 1, 0, 3, 1, 2, 4, 5], "j": [1, 2, 5, 6, 1, 5, 3, 7, 2, 6, 5, 6], "k": [2, 3, 6, 7, 4, 4, 4, 4, 5, 5, 1, 2], "name": "NS corridor 3", "opacity": 0.15, "type": "mesh3d", "x": [230, 250, 250, 230, 230, 250, 250, 230], "y": [0, 0, 400, 400, 0, 0, 400, 400], "z": [0, 0, 0, 0, 400, 400, 400, 400]}], "layout": {"height": 700, "margin": {"b": 0, "l": 0, "r": 0, "t": 40}, "scene": {"aspectmode": "data", "camera": {"eye": {"x": 1.5, "y": 1.5, "z": 0.8}}, "xaxis": {"title": {"text": "X (East) [m]"}}, "yaxis": {"title": {"text": "Y (North) [m]"}}, "zaxis": {"title": {"text": "Altitude [m]"}}}, "title": {"text": "Same Corridors, Building Seed=99"}}}
